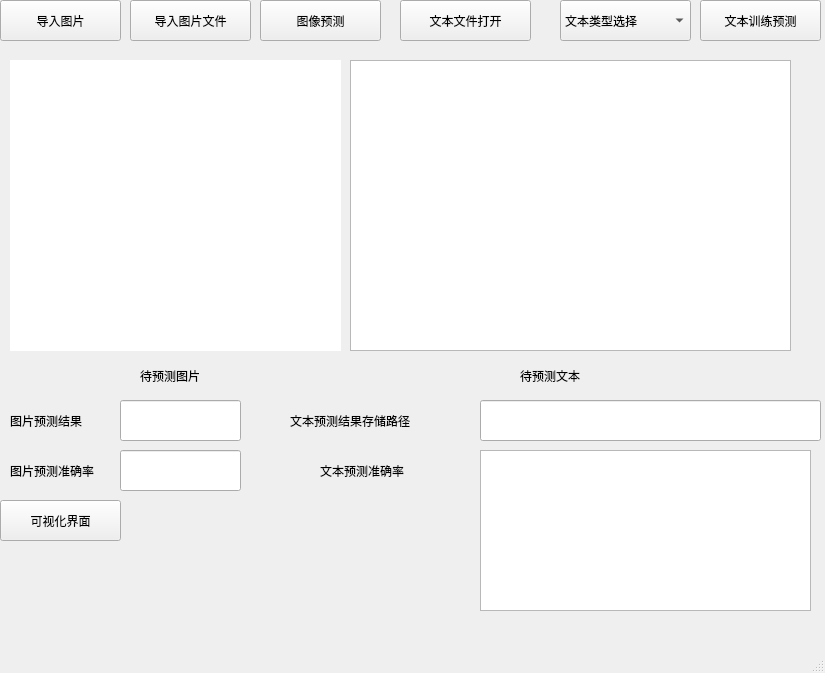
<?xml version="1.0" encoding="UTF-8"?>
<ui version="4.0">
 <class>MainWindow</class>
 <widget class="QMainWindow" name="MainWindow">
  <property name="geometry">
   <rect>
    <x>0</x>
    <y>0</y>
    <width>825</width>
    <height>673</height>
   </rect>
  </property>
  <property name="windowTitle">
   <string>MainWindow</string>
  </property>
  <widget class="QWidget" name="centralwidget">
   <widget class="QPushButton" name="open_file">
    <property name="geometry">
     <rect>
      <x>400</x>
      <y>0</y>
      <width>131</width>
      <height>41</height>
     </rect>
    </property>
    <property name="text">
     <string>文本文件打开</string>
    </property>
   </widget>
   <widget class="QPushButton" name="open_image">
    <property name="geometry">
     <rect>
      <x>0</x>
      <y>0</y>
      <width>121</width>
      <height>41</height>
     </rect>
    </property>
    <property name="text">
     <string>导入图片</string>
    </property>
   </widget>
   <widget class="QLabel" name="label">
    <property name="geometry">
     <rect>
      <x>140</x>
      <y>360</y>
      <width>91</width>
      <height>31</height>
     </rect>
    </property>
    <property name="text">
     <string>待预测图片</string>
    </property>
   </widget>
   <widget class="QPushButton" name="vision_data">
    <property name="geometry">
     <rect>
      <x>0</x>
      <y>500</y>
      <width>121</width>
      <height>41</height>
     </rect>
    </property>
    <property name="text">
     <string>可视化界面</string>
    </property>
   </widget>
   <widget class="QTableView" name="text_view">
    <property name="geometry">
     <rect>
      <x>350</x>
      <y>60</y>
      <width>441</width>
      <height>291</height>
     </rect>
    </property>
   </widget>
   <widget class="QPushButton" name="predict_image">
    <property name="geometry">
     <rect>
      <x>260</x>
      <y>0</y>
      <width>121</width>
      <height>41</height>
     </rect>
    </property>
    <property name="text">
     <string>图像预测</string>
    </property>
   </widget>
   <widget class="QLineEdit" name="image_result">
    <property name="geometry">
     <rect>
      <x>120</x>
      <y>400</y>
      <width>121</width>
      <height>41</height>
     </rect>
    </property>
   </widget>
   <widget class="QLabel" name="label_2">
    <property name="geometry">
     <rect>
      <x>10</x>
      <y>400</y>
      <width>91</width>
      <height>41</height>
     </rect>
    </property>
    <property name="text">
     <string>图片预测结果</string>
    </property>
   </widget>
   <widget class="QLabel" name="label_3">
    <property name="geometry">
     <rect>
      <x>290</x>
      <y>400</y>
      <width>191</width>
      <height>41</height>
     </rect>
    </property>
    <property name="text">
     <string>文本预测结果存储路径</string>
    </property>
   </widget>
   <widget class="QPushButton" name="predict_text">
    <property name="geometry">
     <rect>
      <x>700</x>
      <y>0</y>
      <width>121</width>
      <height>41</height>
     </rect>
    </property>
    <property name="text">
     <string>文本训练预测</string>
    </property>
   </widget>
   <widget class="QLineEdit" name="text_result">
    <property name="geometry">
     <rect>
      <x>480</x>
      <y>400</y>
      <width>341</width>
      <height>41</height>
     </rect>
    </property>
   </widget>
   <widget class="QLabel" name="label_4">
    <property name="geometry">
     <rect>
      <x>520</x>
      <y>360</y>
      <width>91</width>
      <height>31</height>
     </rect>
    </property>
    <property name="text">
     <string>待预测文本</string>
    </property>
   </widget>
   <widget class="QLabel" name="image_view">
    <property name="geometry">
     <rect>
      <x>10</x>
      <y>60</y>
      <width>331</width>
      <height>291</height>
     </rect>
    </property>
    <property name="styleSheet">
     <string notr="true">background-color: rgb(255, 255, 255);</string>
    </property>
    <property name="text">
     <string/>
    </property>
   </widget>
   <widget class="QComboBox" name="text_change">
    <property name="geometry">
     <rect>
      <x>560</x>
      <y>0</y>
      <width>131</width>
      <height>41</height>
     </rect>
    </property>
    <item>
     <property name="text">
      <string>文本类型选择</string>
     </property>
    </item>
    <item>
     <property name="text">
      <string>中国地震目录</string>
     </property>
    </item>
    <item>
     <property name="text">
      <string>全球地震目录</string>
     </property>
    </item>
    <item>
     <property name="text">
      <string>强震动参数数据集</string>
     </property>
    </item>
   </widget>
   <widget class="QLabel" name="label_5">
    <property name="geometry">
     <rect>
      <x>10</x>
      <y>450</y>
      <width>121</width>
      <height>41</height>
     </rect>
    </property>
    <property name="text">
     <string>图片预测准确率</string>
    </property>
   </widget>
   <widget class="QLineEdit" name="image_result_acc">
    <property name="geometry">
     <rect>
      <x>120</x>
      <y>450</y>
      <width>121</width>
      <height>41</height>
     </rect>
    </property>
   </widget>
   <widget class="QLabel" name="label_6">
    <property name="geometry">
     <rect>
      <x>320</x>
      <y>450</y>
      <width>141</width>
      <height>41</height>
     </rect>
    </property>
    <property name="text">
     <string>文本预测准确率</string>
    </property>
   </widget>
   <widget class="QTextEdit" name="text_result_acc">
    <property name="geometry">
     <rect>
      <x>480</x>
      <y>450</y>
      <width>331</width>
      <height>161</height>
     </rect>
    </property>
   </widget>
   <widget class="QPushButton" name="open_image_batch">
    <property name="geometry">
     <rect>
      <x>130</x>
      <y>0</y>
      <width>121</width>
      <height>41</height>
     </rect>
    </property>
    <property name="text">
     <string>导入图片文件</string>
    </property>
   </widget>
  </widget>
  <widget class="QMenuBar" name="menubar">
   <property name="geometry">
    <rect>
     <x>0</x>
     <y>0</y>
     <width>825</width>
     <height>26</height>
    </rect>
   </property>
  </widget>
  <widget class="QStatusBar" name="statusbar"/>
 </widget>
 <resources/>
 <connections/>
 <slots>
  <slot>open_file_dialog()</slot>
 </slots>
</ui>
